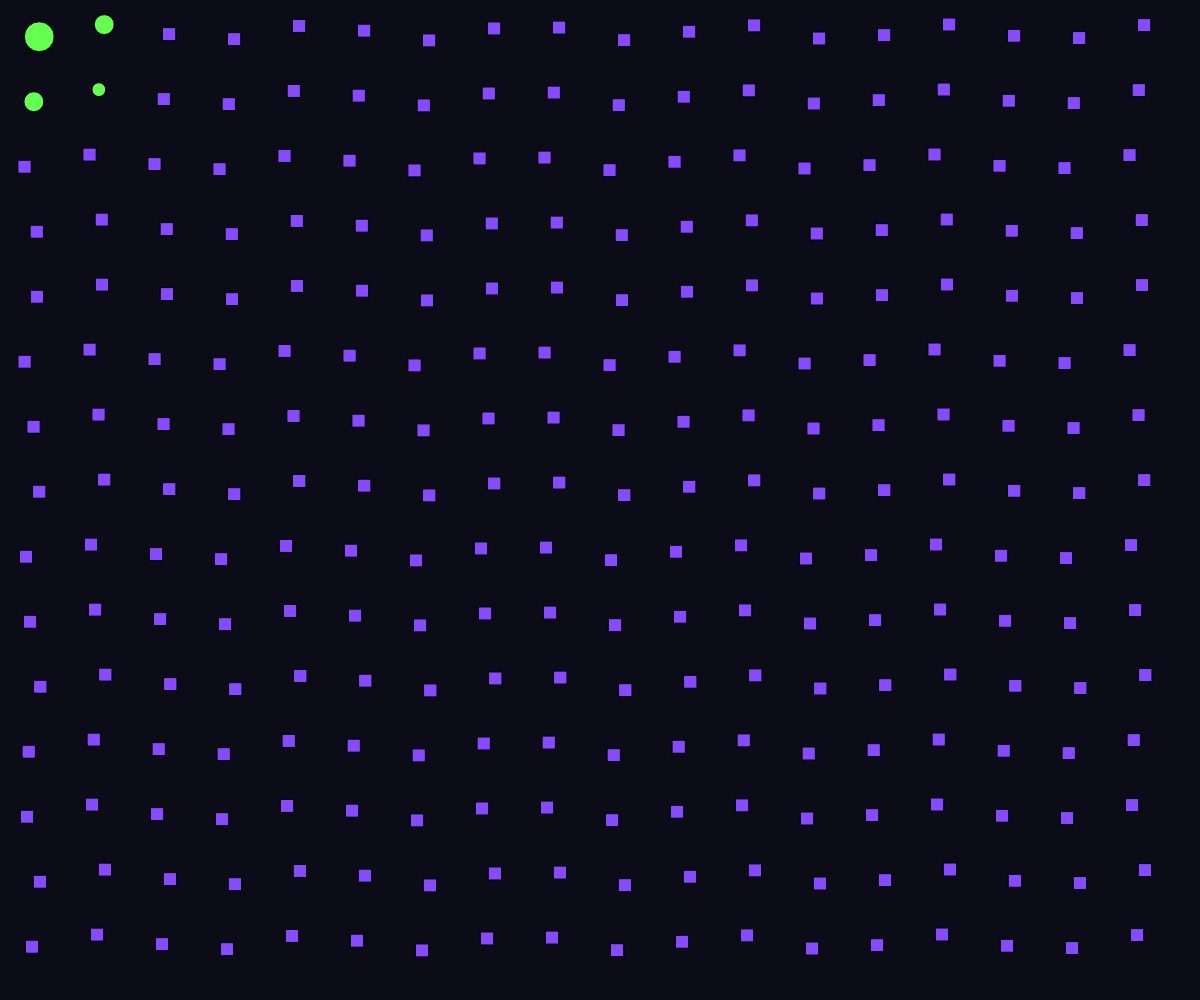
Frame 1 (no input)
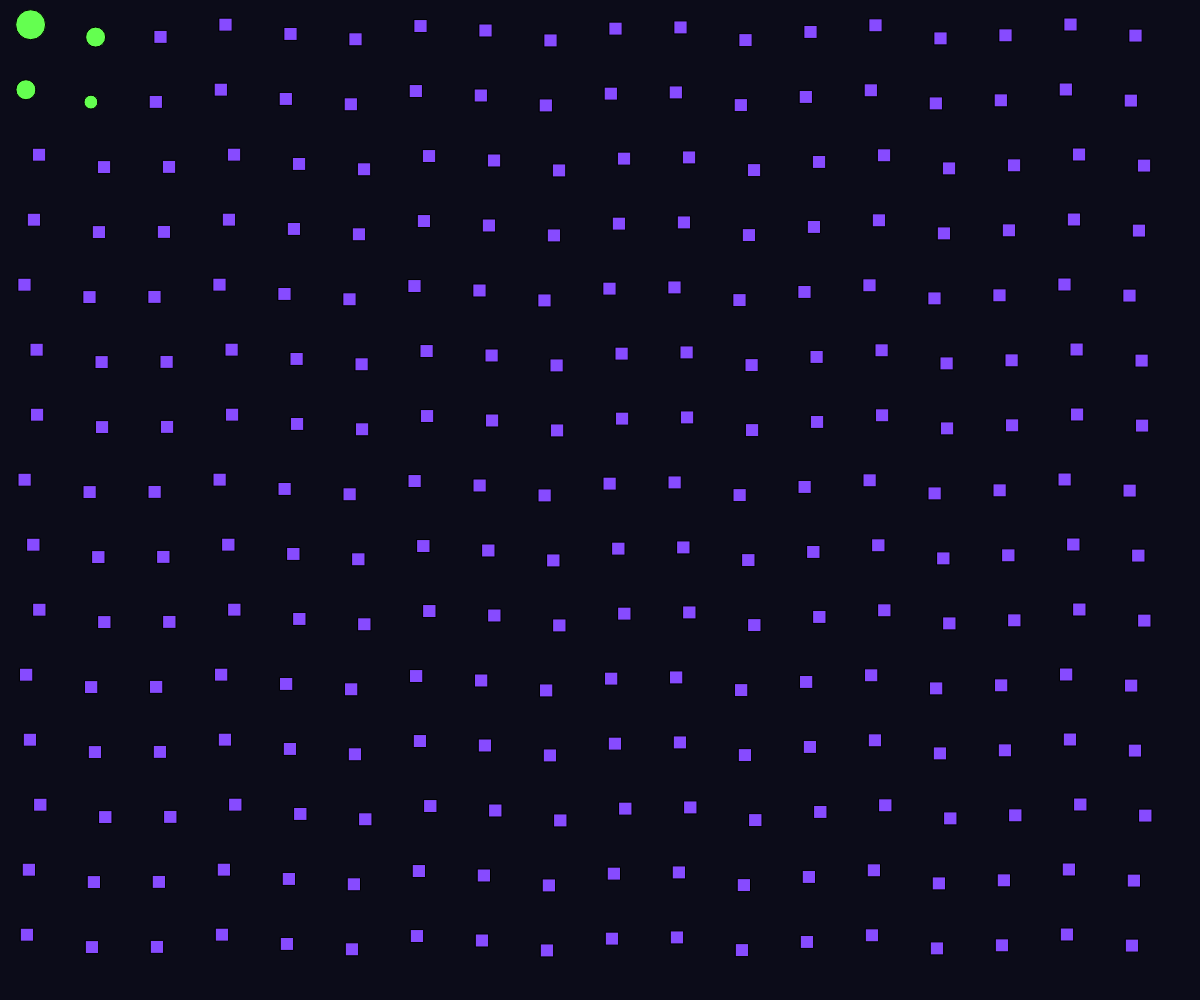
Frame 60 (no input)
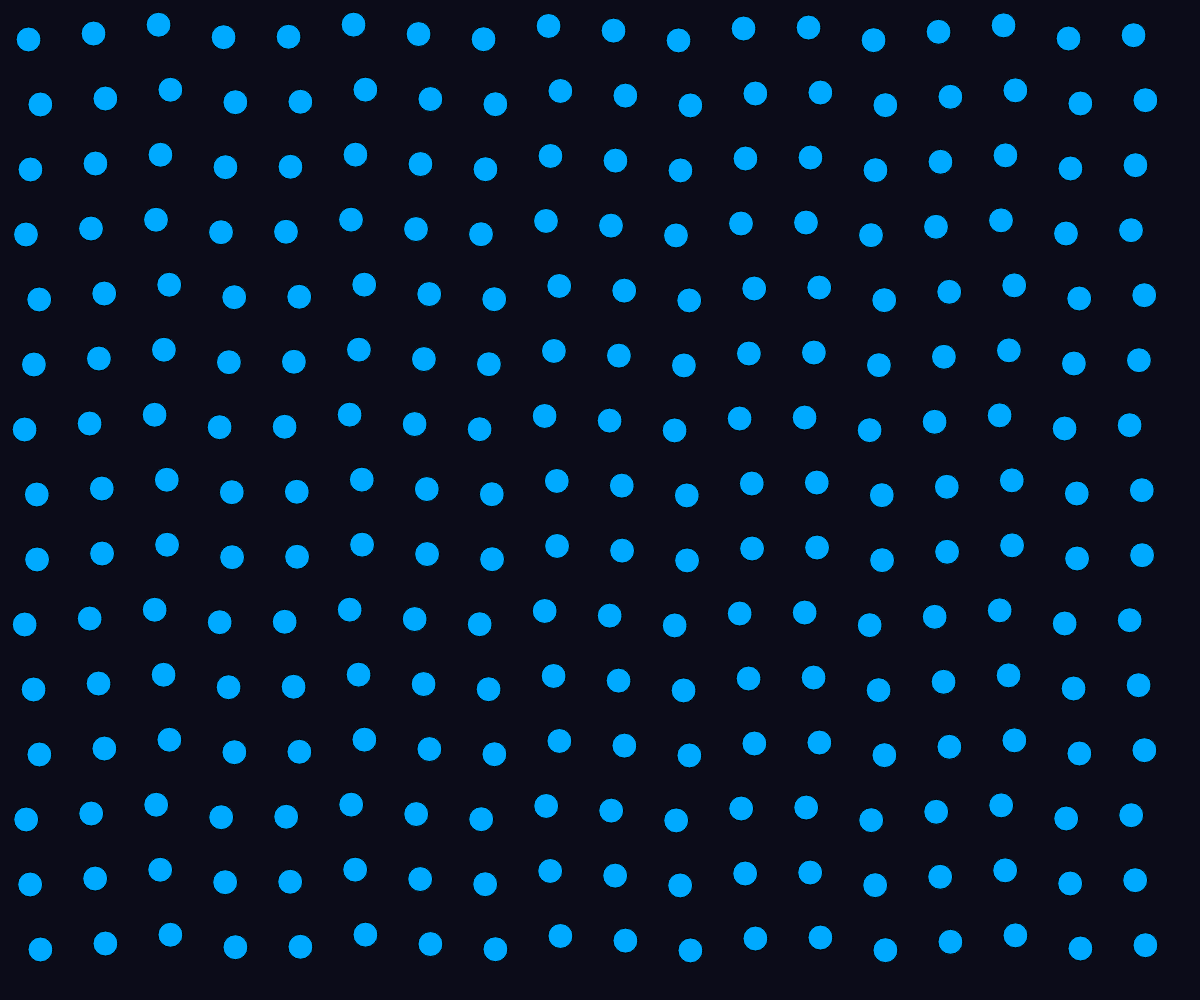
Frame 120 (the mouse pressed at the canvas centre since frame 60)

The p5.js sketch that drew these frames (run headless with seeded random() and noise() and a simulated clock; from frame 60 on, the mouse is pressed at the canvas centre):

// p5.js sketch
// ── sketch.js

function setup() {
  createCanvas(windowWidth, windowHeight);
  rectMode(CENTER);
}

function setup() {
  createCanvas(windowWidth, windowHeight);
  rectMode(CENTER);
}

function draw() {

  background(12, 12, 25);

   let espacamento = 65;

  for (let x = espacamento / 2; x < width; x += espacamento) {
    for (let y = espacamento / 2; y < height; y += espacamento) {

       
      let distancia = dist(mouseX, mouseY, x, y);

       // Movimento dos elementos
      let movimentoX = sin(frameCount * 0.04 + y * 0.03) * 8;
      let movimentoY = cos(frameCount * 0.04 + x * 0.03) * 8;

      
      if (mouseIsPressed) {

        fill(0, 170, 255);
        circle(x + movimentoX, y + movimentoY, 25);

      }

     
      else if (distancia < 160) {

        fill(100, 255, 80);

        let tamanho = map(distancia, 0, 160, 38, 10);

        circle(x + movimentoX, y + movimentoY, tamanho);

      }

      else {

        fill(135, 75, 255);
        rect(x + movimentoX, y + movimentoY, 13, 13);

      }

    }
  }
}

function windowResized() {
  resizeCanvas(windowWidth, windowHeight);
}
